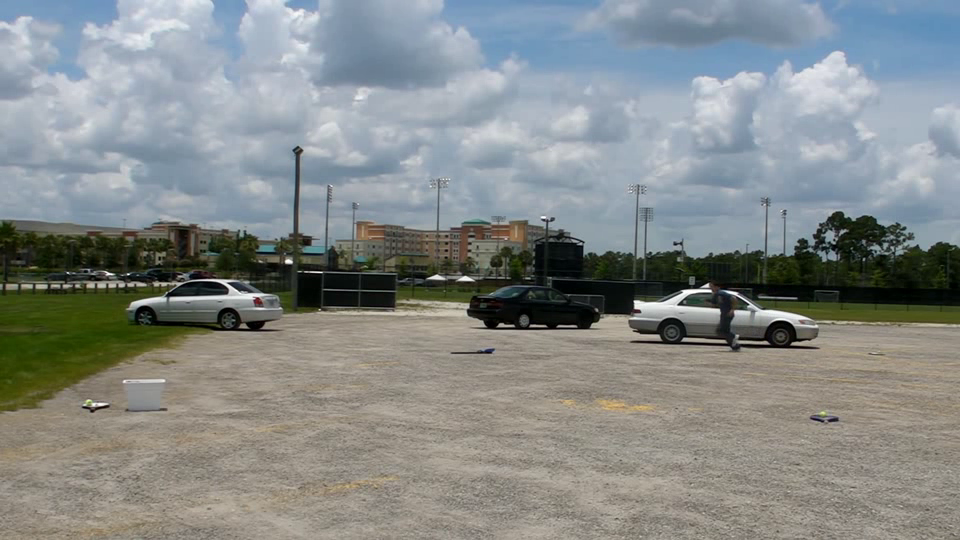
#> input picture frame 11 of 2.avi, 960 x 540 px
$ python object_tracking-hsv.py
#> lines starting #> are read from the running program, lines starting #| are printed output that depends on the picture; after the words box and inside, x2 and y2 are one past the last pixel; in counts of white or black regions, pixels touching at a corner belong together
import numpy as np
import cv2

def nothing(x):
    pass

cap = cv2.VideoCapture('2.avi')

cv2.namedWindow("Trackbars")

cv2.createTrackbar("L - H", "Trackbars", 0, 179, nothing)
#> slider 'L - H' is set to 35
cv2.createTrackbar("L - S", "Trackbars", 0, 255, nothing)
#> slider 'L - S' is set to 51
cv2.createTrackbar("L - V", "Trackbars", 0, 255, nothing)
#> slider 'L - V' is set to 51
cv2.createTrackbar("U - H", "Trackbars", 179, 179, nothing)
cv2.createTrackbar("U - S", "Trackbars", 255, 255, nothing)
cv2.createTrackbar("U - V", "Trackbars", 255, 255, nothing)


while True:
    _, frame = cap.read()
#> frame is the input picture: shape (540, 960, 3); mean B, G, R 136.9, 138.1, 133.2
    hsv = cv2.cvtColor(frame, cv2.COLOR_BGR2HSV)
#> hsv: shape (540, 960, 3); mean H, S, V 61.9, 52.9, 148

    l_h = cv2.getTrackbarPos("L - H", "Trackbars")
    l_s = cv2.getTrackbarPos("L - S", "Trackbars")
    l_v = cv2.getTrackbarPos("L - V", "Trackbars")
    u_h = cv2.getTrackbarPos("U - H", "Trackbars")
    u_s = cv2.getTrackbarPos("U - S", "Trackbars")
    u_v = cv2.getTrackbarPos("U - V", "Trackbars")

    lower_blue = np.array([l_h, l_s, l_v])
    upper_blue = np.array([u_h, u_s, u_v])
    mask = cv2.inRange(hsv, lower_blue, upper_blue)
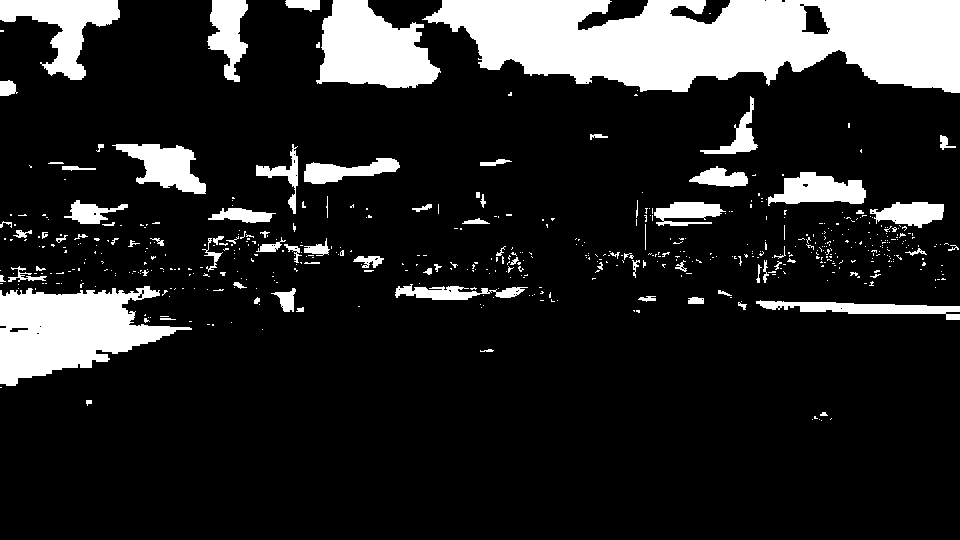
#> mask: shape (540, 960); 15.7% white; 565 white regions (480 under 20 px), largest, box (x1, y1, x2, y2) and area: (422, 0, 960, 93) 36020, (0, 286, 192, 386) 10859, (316, 0, 441, 88) 7432

    result = cv2.bitwise_and(frame, frame, mask=mask)
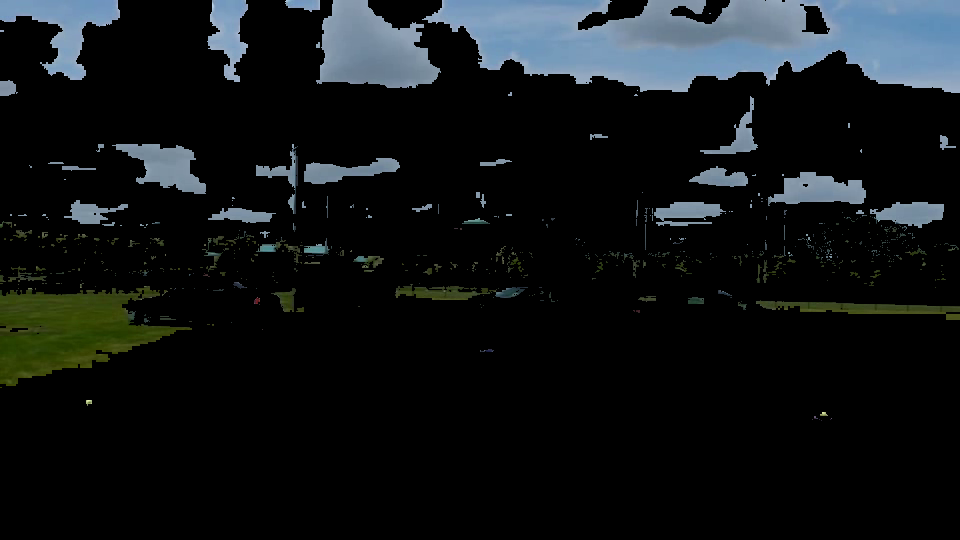
#> result: shape (540, 960, 3); mean B, G, R 22.3, 20.7, 17

    cv2.imshow("frame", frame)
    cv2.imshow("mask", mask)
    cv2.imshow("result", result)

    key = cv2.waitKey(100)
#> (key Esc is pressed here)
    if key == 27:
        break

cap.release()
cv2.destroyAllWindows()

$ run again, starting later in the video
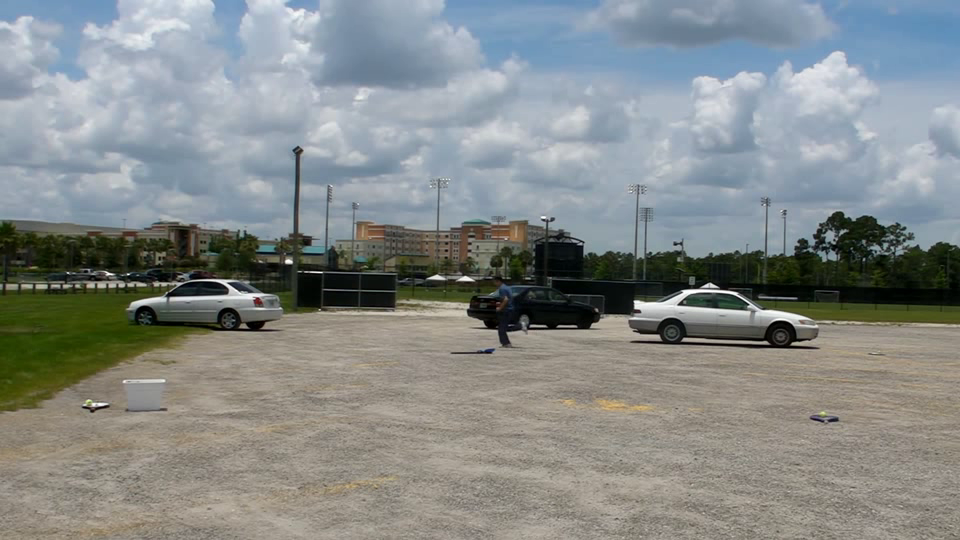
#> input picture frame 49 of 2.avi, 960 x 540 px
#> frame is the input picture: shape (540, 960, 3); mean B, G, R 137.1, 138.3, 133.4
#> hsv: shape (540, 960, 3); mean H, S, V 61.8, 52.8, 148.2
#> `mask = cv2.inRange(hsv, lower_blue, upper_blue)`:
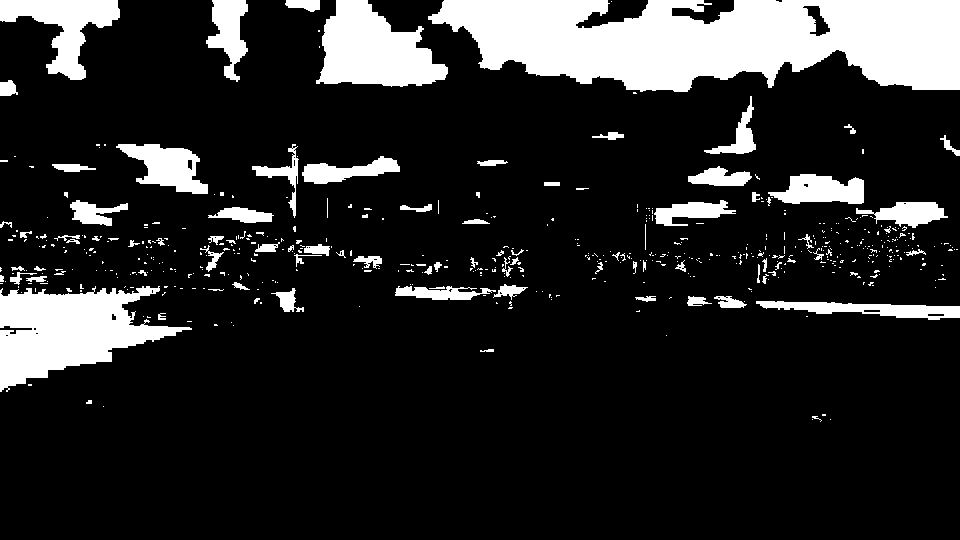
#> mask: shape (540, 960); 15.9% white; 548 white regions (457 under 20 px), largest, box (x1, y1, x2, y2) and area: (428, 0, 960, 92) 36226, (0, 286, 192, 392) 10831, (316, 0, 448, 87) 7377
#> `result = cv2.bitwise_and(frame, frame, mask=mask)`:
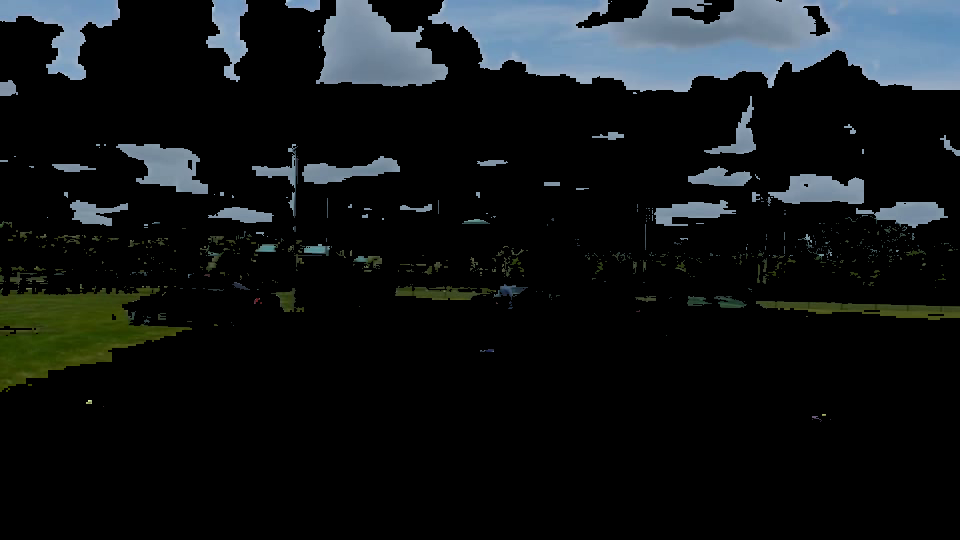
#> result: shape (540, 960, 3); mean B, G, R 22.5, 21, 17.2

$ run again, starting later in the video
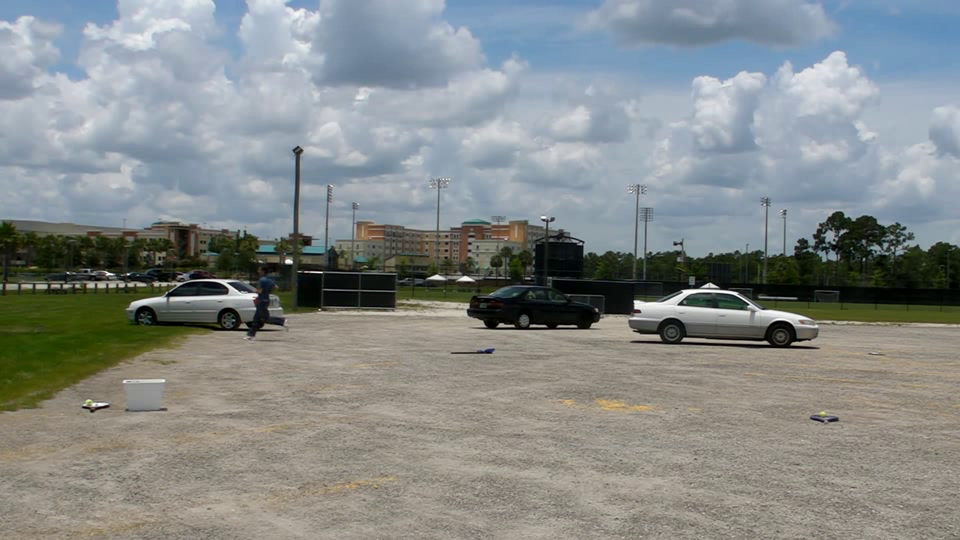
#> input picture frame 88 of 2.avi, 960 x 540 px
#> frame is the input picture: shape (540, 960, 3); mean B, G, R 137.2, 138.3, 133.5
#> hsv: shape (540, 960, 3); mean H, S, V 61.8, 52.7, 148.3
#> `mask = cv2.inRange(hsv, lower_blue, upper_blue)`:
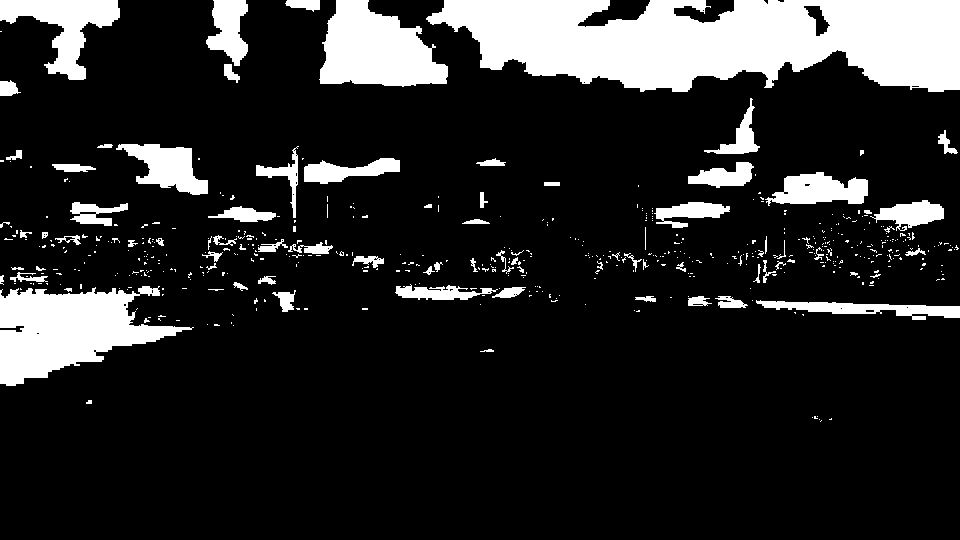
#> mask: shape (540, 960); 15.9% white; 537 white regions (455 under 20 px), largest, box (x1, y1, x2, y2) and area: (426, 0, 960, 92) 36136, (0, 286, 194, 386) 10637, (319, 0, 448, 87) 7635
#> `result = cv2.bitwise_and(frame, frame, mask=mask)`:
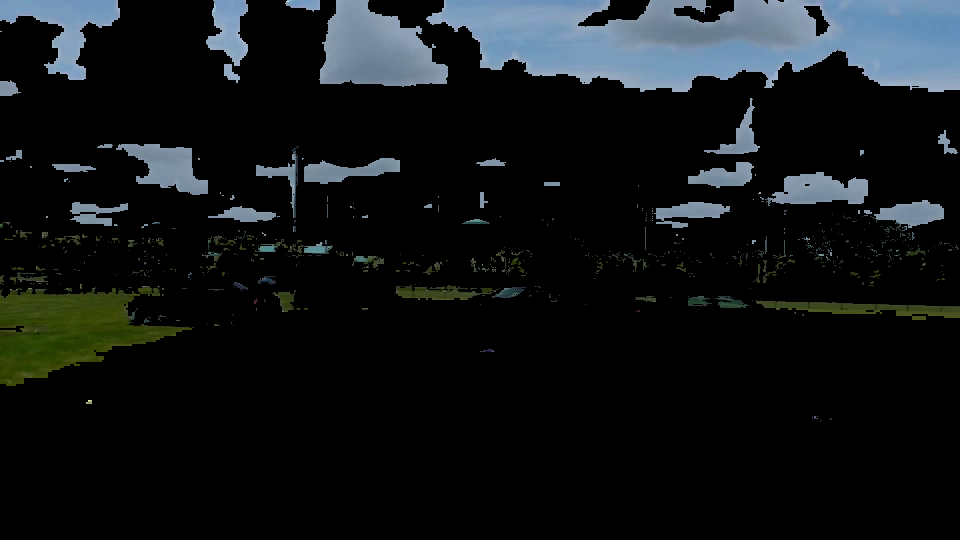
#> result: shape (540, 960, 3); mean B, G, R 22.6, 21, 17.3
